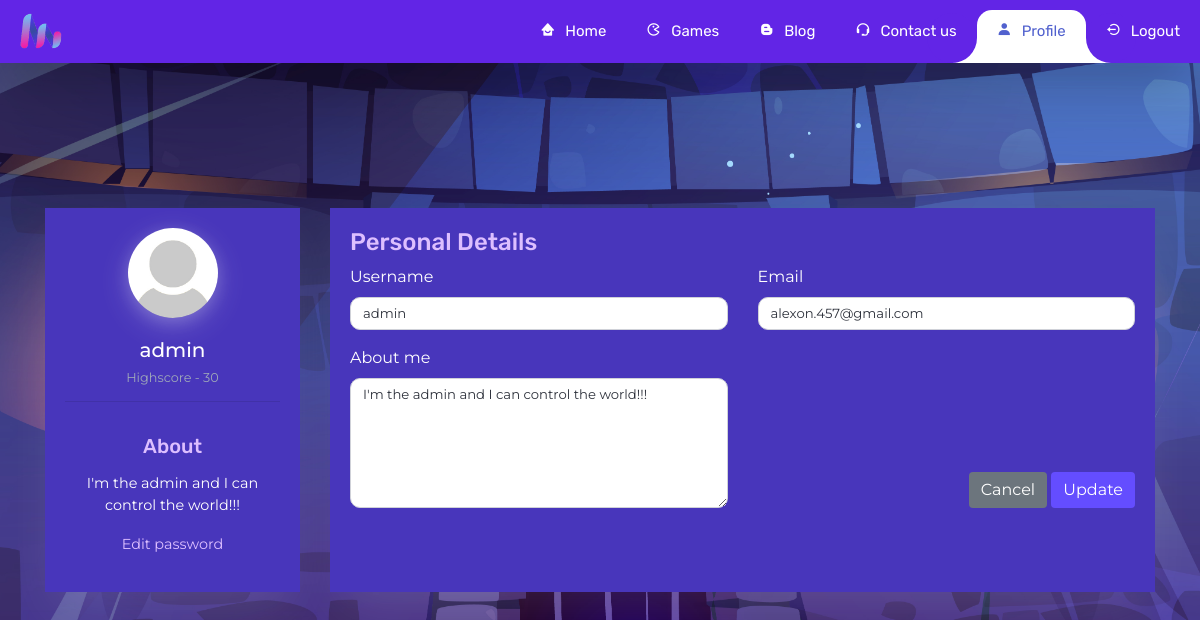
The page /profile/ (signed in) on the database as committed earlier.
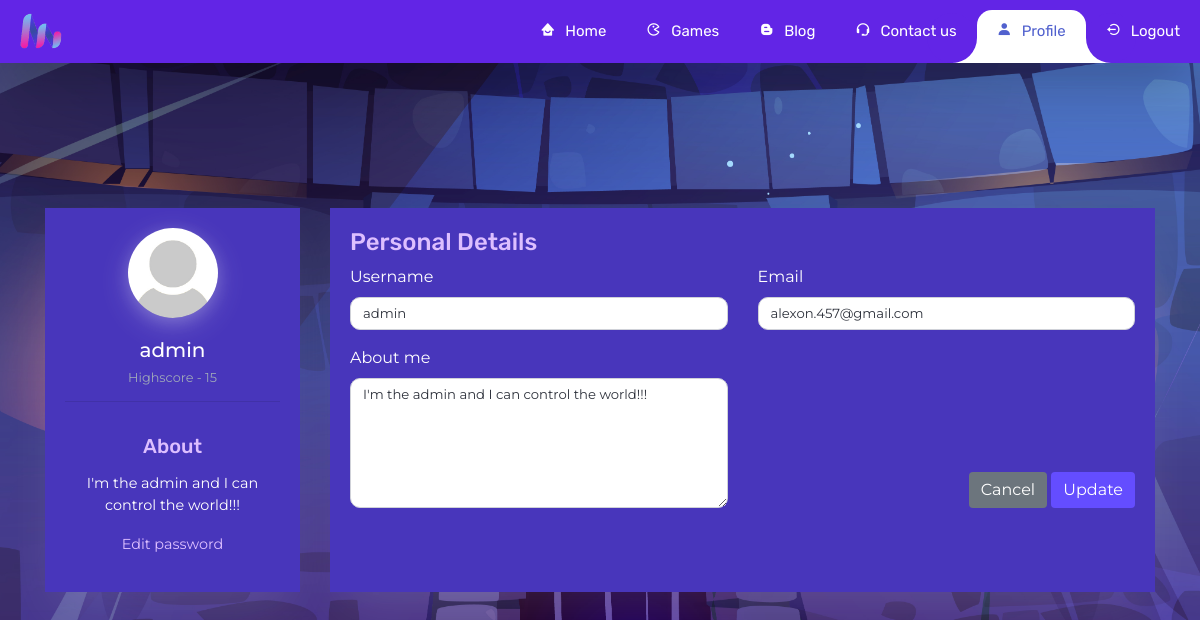
The same page on the database as committed later.
### Temporal-Game/appTemporal/models.py (models this page shows)
class ExtraFields(models.Model):
    ACCEPT_OR_NOT = [
        (0, "Yes, I do accept the privacy policy."),
        (1, "No, I do not accept the privacy policy.")
    ]
    user = models.OneToOneField(User, on_delete=models.CASCADE)
    privacy_policy = models.BooleanField(choices=ACCEPT_OR_NOT, default=1)
    highscore = models.IntegerField(default=0)
    about = models.TextField(default='This is my bio! I love animals and history', max_length=60)
    profile_picture = models.URLField(default='http://127.0.0.1:8000/static/img/profilePictures/def.jpg')

### Temporal-Game/appTemporal/views.py (the view)
# urls.py: path('profile/', views.profileView, name='profile'),
@login_required
def profileView(request):
    user = get_user_model()
    usu = user.objects.get(username=request.user)
    extrafields = ExtraFields.objects.filter(user=usu).first()
    if request.method == 'POST':
        form = UpdateCombinedForm(request.POST, user=usu, extrafields=extrafields)
        if form.is_valid():
            form.save() # Guardo los datos en la BBDD
            return redirect('profile')
    else:
        form = UpdateCombinedForm(user=usu, extrafields=extrafields)
    return render(request, 'registration/editProfile.html', {"extrafields": extrafields, "user": usu, 'form': form})

### Temporal-Game/appTemporal/templates/registration/editProfile.html (shortened to what the changed rows need)
{% extends '../Base/base.html' %}
{% load static %}
{% block extra_head %}
    <link href="{% static 'css/editProfile.css' %}" rel="stylesheet">
{% endblock extra_head %}
{% block content %}
<div class="container">
    <div class="row gutters">
        <div class="col-xl-3 col-lg-3 col-md-12 col-sm-12 col-12">
            <div class="card h-100">
                <div class="card-body">
                    <div class="account-settings">
                        <div class="user-profile">
                          <div class="user-avatar" id="avatar-container">
                            <img id="profile-picture" src="{% static 'img/profilePictures/def.jpg' %}" alt="Profile Picture">
                        </div>
                            <h5 class="user-name">{{ user.username }}</h5>
                            <h6 class="user-email">Highscore - {{ extrafields.highscore }}</h6>
                            <hr>
                        </div>
                        <div class="about">
                            <h5>About</h5>
                            <p>
                                {{ extrafields.about }}
                            </p>
                            <a href="{% url 'reset_password' %}">Edit password</a>
                        </div>
                    </div>
                </div>
            </div>
        </div>
        <div class="col-xl-9 col-lg-9 col-md-12 col-sm-12 col-12">
        <div class="card h-100">
            <div class="card-body">
                <form class="row gutters" method="post">
                    <div class="col-xl-6 col-lg-6 col-md-6 col-sm-6 col-12">
                        <div class="form-group">
                            <label for="editableText">About me</label>
                            {{ form.about }}
                        </div>
                    </div>
                </form>
            </div>
        </div>
    </div>
</div>
{% endblock content %}

Rows that differ between the two databases and show on the page:
changed ExtraFields "I'm the admin and I can control the world!!!": highscore "30" → "15"
